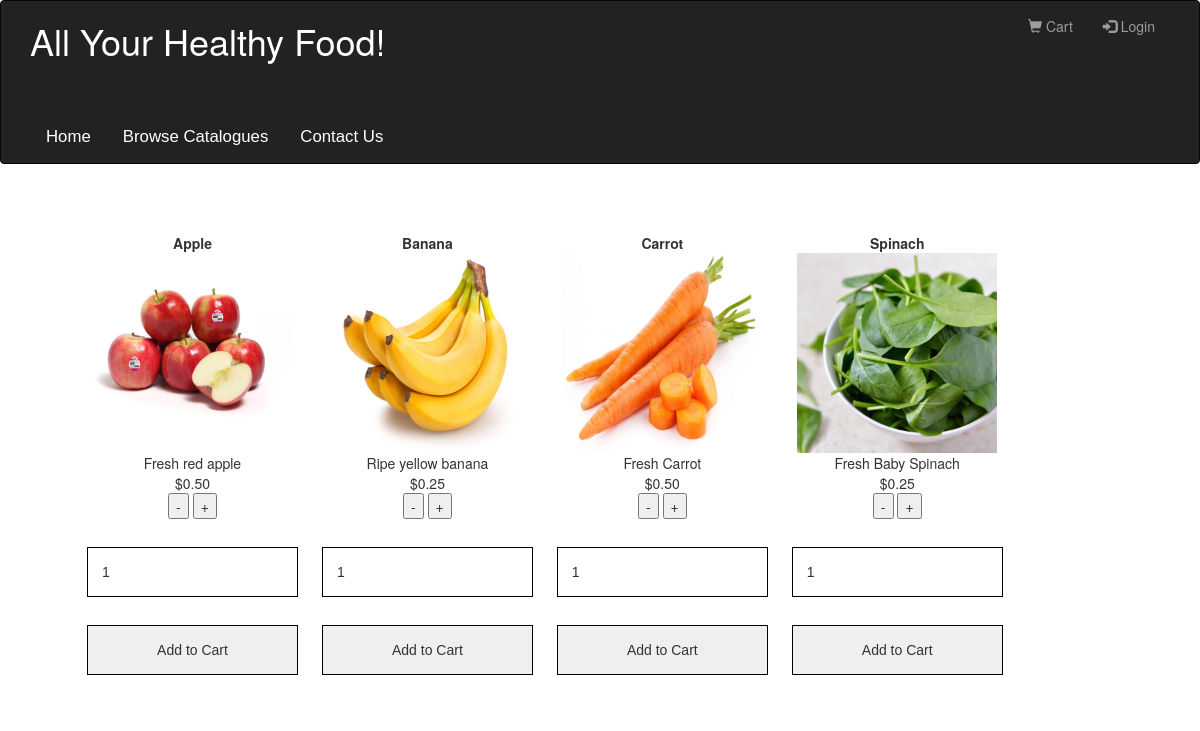
The app's page /AHFY_not_deployed/catalog.php with its own data.
### tables this page shows
CREATE TABLE `products` (
  `productId` int NOT NULL AUTO_INCREMENT,
  `name` varchar(255) NOT NULL,
  `description` text,
  `price` decimal(10,2) NOT NULL,
  `image` varchar(255) DEFAULT NULL,
  `categories` varchar(255) DEFAULT NULL,
  `quantity` varchar(255) DEFAULT NULL,
  PRIMARY KEY (`productId`)
);

### AHFY_not_deployed/classes/productRepositoryClass.php (called while the page is built, shortened)
<?php
class ProductRepository
{
    private $conn;
    public function __construct($conn)
    {
        $this->conn = $conn;
    }
    public function getProductsByCategory($category) {
        $sql = "SELECT * FROM products WHERE categories = ?";
        $stmt = $this->conn->prepare($sql);
        $stmt->bind_param("s", $category);
        $stmt->execute();
        $result = $stmt->get_result();
        $products = [];
        while($row = $result->fetch_assoc()) {
            $products[] = new Product($row['productId'], $row['name'], $row['description'],$row['image'], $row['price'], $row['categories']);
        }
        return $products;
    }
}
?>

### AHFY_not_deployed/classes/productClass.php (called while the page is built, shortened)
<?php
class Product
{
    public function __construct($productId, $name, $description, $image, $price, $quantity = 0)
    {
        $this->productId = $productId;
        $this->name = $name;
        $this->description = $description;
        $this->image = $image;
        $this->price = $price;
    }
}
?>

### AHFY_not_deployed/catalog.php (the view, shortened to what this page needs)
<?php
require 'dbConnect.php';
require 'classes/productClass.php';
require 'classes/productRepositoryClass.php';
$category = isset($_GET['category']) ? $_GET['category'] : 'VegiesFruits';
$productRepository = new ProductRepository($conn);
$products = $productRepository->getProductsByCategory($category);
?>
<!DOCTYPE html>
<html>
<head>
<?php require 'head.php' ?>
</head>
<body>
    <header>
    <?php require 'navigation.php' ?>
    </header>
    <h1>Product Catalog</h1>
                <div class="container">
                <div id="cataImg">
                    <?php foreach($products as $product): ?>
                        <div class="cataProduct">
                            <strong><?= $product->name ?></strong><br>
                            <img src="<?= $product->image ?>" alt="<?= $product->name ?>"><br>
                            <?= $product->description ?><br>
                            $<?= $product->price ?><br>
                            <button onclick="decreaseQuantity('<?= $product->productId ?>')">-</button>
                            <button onclick="increaseQuantity('<?= $product->productId ?>')">+</button>
                            <form action="cart.php" method="post" id="form_<?= $product->productId ?>">
                                <input type="text" id="productQuantity_<?= $product->productId ?>" name="quantity" value="1">
                                <input type="submit" value="Add to Cart">
                            </form>
                        </div>
                    <?php endforeach; ?>
                </div>
            </div>
</body>
</html>

### AHFY_not_deployed/head.php (shortened to what this page needs)
<link rel="stylesheet" href="bootstrap/css/bootstrap.min.css" type="text/css">
<link rel = "stylesheet" type="text/css" href="styles/styles.css">

### AHFY_not_deployed/navigation.php (shortened to what this page needs)
<?php
$active_page = basename($_SERVER['PHP_SELF'], ".php");
function check_title ($page_title) {
    global $active_page;
    if ($page_title == $active_page) {
        return "class=\"active\"";
    } else {
        return "";
    }
}
?>
<nav class="navbar navbar-inverse navabar-fixed-top">
    <div class="container">
        <div class="navbar-header">
            <h1>All Your Healthy Food!</h1>
        </div>
        <div class="collapse navbar-collapse" id="myNavbar">
            <ul class="nav navbar-nav navbar-right">
            <?php if(isset($_SESSION['loggedin']) && $_SESSION['loggedin']): ?>
            <li><a href="cart.php"><span class="glyphicon glyphicon-shopping-cart"></span> Cart</a></li>
            <li><a href="account.php"><span class="glyphicon glyphicon-user"></span> Account</a></li>
            <?php if(isset($_SESSION['role']) && $_SESSION['role'] == 'manager'): ?>
                <li><a href="managerPortal.php"><span class="glyphicon glyphicon-cog"></span> Manage</a></li>
            <?php endif; ?>
            <li><a href="logout.php"><span class="glyphicon glyphicon-log-out"></span> Logout</a></li>
        <?php else: ?>
            <li><a href="cart.php"><span class="glyphicon glyphicon-shopping-cart"></span> Cart</a></li>
            <li><a href="login.php"><span class="glyphicon glyphicon-log-in"></span> Login</a></li>
        <?php endif; ?>
            </ul>
        </div>
        <div class="navigation">
            <ul>
                <li><a <?php echo check_title("index") ?> href="index.php">Home</a></li>
                <li><a <?php echo check_title("product") ?> href="product.php">Browse Catalogues</a></li>
                <li><a <?php echo check_title("contact") ?> href="contact.php">Contact Us</a></li>
            </ul>
        </div>
    </div>
</nav>

### AHFY_not_deployed/styles/styles.css (style rules this page uses)
h1 { color: white; }
#cataImg img { width: 200px; height: 200px; }
#cataImg { margin-left: 5%; }
.cataProduct { display: inline-block; margin-right: 20px; vertical-align: top; text-align: center; }
.navigation { overflow: hidden; font-family: Arial, sans-serif; }
.navigation ul { list-style-type: none; margin-top: 40px; padding: 0; }
.navigation li { float: left; }
.navigation li a { display: block; color: white; text-align: center; padding: 14px 16px; text-decoration: none; font-size: 1.2em; }
form { max-width: 600px; text-align: center; margin: 20px auto; }
input, textarea { padding: 1em; display: block; width: 100%; margin-top: 2em; margin-bottom: 2em; font-family: 'Merriweather', sans-serif; resize: none; border: 1px solid black; }

### records on screen
products: name "Apple", image (picture), description "Fresh red apple", price "0.50", quantity "1"
products: name "Banana", image (picture), description "Ripe yellow banana", price "0.25"
products: name "Carrot", image (picture), description "Fresh Carrot", price "0.50"
products: name "Spinach", image (picture), description "Fresh Baby Spinach", price "0.25"
